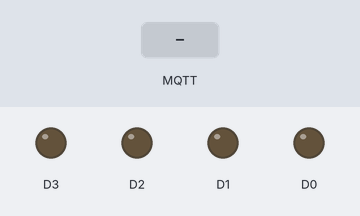
Bench run of a program on a simulated ESP8266 (NodeMCU). Parts: output pins drawn as LEDs (lit = HIGH). The test bench sets the inputs (shaded band). No MQTT or app messages arrive unless stated; what the program prints to the serial monitor is not drawn.

Above: at 1.3 s.
1.4 s: MQTT message "1" arrives on the first subscribed topic
At 1.9 s:
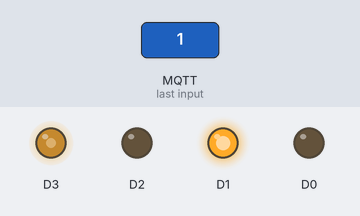
2.9 s: MQTT message "on" arrives on the first subscribed topic
4.4 s: MQTT message "off" arrives on the first subscribed topic
Timing chart, 0 to 7.4 s (numbered marks = the images above; inputs shaded):
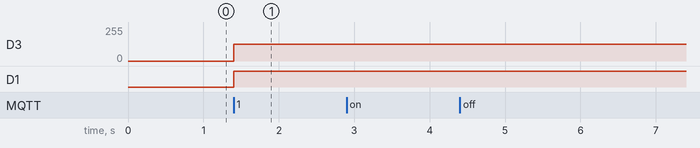

The program:

main.cpp
```cpp
#include <Arduino.h>

#include <ESP8266WiFi.h>
#include <PubSubClient.h>
#include <CarMotor.h>
#include <ArduinoJson.h>

// const char *SSID = "ShaFei";
// const char *SSID_PASSWORD = "99233123";

#define MQTT_SERVER "192.168.1.106" //mqtt服务器地址
#define MQTT_PORT 61613             //mqtt服务器端口
#define MQTT_USERNAME "admin"       //mqtt服务器用户名
#define MQTT_PASSWORD "password"    //mqtt服务器登录密码

// 添加订阅消息
char *TOPIC_IN_MOVE = "car/move"; //接受订阅小车移动

#define TOPIC_OUT_ULTRASONIC "car/ultrasonic" //输出订阅超声波距离

int oldOutTime = 0;           //上次发送数据时间
const int DEFAULT_TIME = 500; //发送间隔时长

WiFiClient wifiClient;           //wifi客户端驱动
PubSubClient client(wifiClient); //MQTT协议驱动

CarMotor carMotor(D0, D1, D2, D3);
/**
 * Esp8266-12F智能组网
 */
void configWifi()
{
    Serial.println("Start config wifi with smart");

    WiFi.mode(WIFI_AP_STA);  //设置模式全双工模式
    WiFi.beginSmartConfig(); //等待智能组网设置wifi
    Serial.print("Wait config");

    Serial.println("");
    Serial.print("Congratulations..... Smart config wifi Success!");
    Serial.println(WiFi.smartConfigDone());
    //打印ip
    Serial.println("");
    Serial.println("**********WiFi connected**********");
    Serial.print("\tIP address: ");
    Serial.println(WiFi.localIP());
    delay(10);
}

/**
 * MQTT服务订阅消息的回调，收到订阅的广播将会回调该方法
 */
void mqttCallback(char *topic, byte *payload, unsigned int length)
{
    String json = "";
    for (unsigned int i = 0; i < length; i++)
    {
        json += (char)payload[i];
    }

    //判断topic，根据类型统统分别做不同的操作
    if (strcmp(topic, TOPIC_IN_MOVE) == 0)
    {
        Serial.println(json);
        Serial.println("============");
        //获取xy坐标
        StaticJsonBuffer<200> jsonBuffer;
        JsonObject &root = jsonBuffer.parseObject(json);
        const char x = root["x"];
        const char y = root["y"];

        carMotor.run(x, y);
    }
}
/**
 * 重新连接MQTT服务器
 */
void reconnect()
{
    char retryCount = 5;
    while (!client.connected())
    {
        Serial.print("Start attempting connection MQTT service ");
        Serial.print(MQTT_SERVER);
        Serial.println(" Please wait...");
        if (client.connect("ESP8266-12FCarClient", MQTT_USERNAME, MQTT_PASSWORD))
        {
            //连接成功  订阅消息
            Serial.println("connected");
            //订阅输入主题
            client.subscribe(TOPIC_IN_MOVE);
        }
        else
        {
            // 连接失败，等待5秒重试
            Serial.print("Connect to MQTT service ");
            Serial.print(MQTT_SERVER);
            Serial.print(" failed, status is : ");
            Serial.print(client.state());
            Serial.println(" try again in 5 seconds");
            delay(5000);
            retryCount--;
            if (retryCount < 0)
            {
                //停止重试
                Serial.println("");
                Serial.print(" It has tried 5 times again, But can not connect to MQTT, It will stop...");
                break;
            }
        }
    }
}

void setup()
{
    // put your setup code here, to run once:
    Serial.begin(9600);
    delay(10);
    //配置wifi
    configWifi();
    //配置mqtt服务器
    client.setServer(MQTT_SERVER, MQTT_PORT);
    client.setCallback(mqttCallback);
}

void loop()
{
    // put your main code here, to run repeatedly:
    //Check The MQTT service is conected
    if (!client.connected())
    {
        reconnect();
    }
    client.loop();

    //MQTT发布输出,每间隔固定时长发布一次数据到服务器
    if (micros() - oldOutTime > DEFAULT_TIME)
    {
        client.publish(TOPIC_OUT_ULTRASONIC, "Hello"); //发送超声波测距数据
        oldOutTime = micros();
    }

    // client.subscribe(TOPIC_OUT_ULTRASONIC);
}
```

Measured:
- after the input at 1.4 s, D3: 0/255 → 127/255 at once; D1: LOW → HIGH at once
